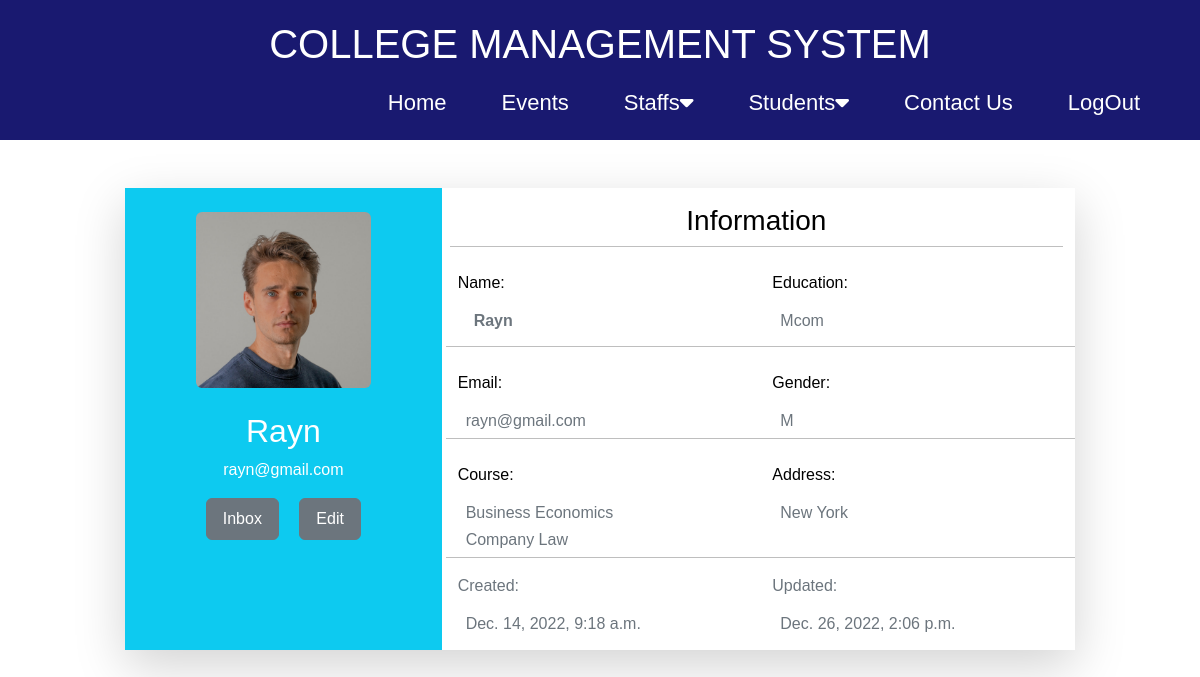
/staff-account/ (signed in), run on the app's committed database.
### college_management_app/models.py (models this page shows, shortened)
class Staffs(models.Model):
    GENDER_TYPE = (
        ('M', 'Male'), ('F', 'Female')
    )
    user = models.OneToOneField(User, on_delete=models.CASCADE, null=True, blank=True)
    name = models.CharField(max_length=100, null=True, blank=True)
    username = models.CharField(max_length=100, null=True, blank=True)
    email = models.EmailField(max_length=100, null=True, blank=True)
    gender = models.CharField(max_length=100, choices=GENDER_TYPE)
    education = models.CharField(max_length=100, null=True, blank=True)
    profile_img = models.ImageField(upload_to='Profile-img/', default='Profile-img/user-default.png', null=True, blank=True)
    bio = models.TextField(null=True, blank=True)
    address = models.CharField(max_length=200, null=True, blank=True)
    created = models.DateTimeField(auto_now_add=True)
    updated = models.DateTimeField(auto_now=True)
    id = models.UUIDField(default=uuid.uuid4, unique=True, primary_key=True, editable=False)

class Subjects(models.Model):
    name = models.CharField(max_length=20)
    course = models.ForeignKey(Courses, on_delete=models.CASCADE)
    staff = models.ForeignKey(Staffs, on_delete=models.SET_NULL, null=True, blank=True)

### college_management_app/views.py (the view)
# urls.py: path('staff-account/', StaffAccount, name='staff-account'),
@login_required(login_url='login')
def StaffAccount(request):
    staff = request.user.staffs
    subject = staff.subjects_set.all()
    context = {'staff':staff, 'subjects':subject}
    return render(request, 'staff_account.html', context)

### templates/staff_account.html
{% extends 'Base.html' %} {% block content %}
<div class="container">
  <div class="row d-flex justify-content-center">
    <div class="col-md-10 mt-5 border-2 shadow-lg">
      <div class="row z-depth-3">
        <div class="col-sm-4 bg-info rounded-left">
          <div class="card-block text-center text-white">
            <img
              src="{{staff.profile_img.url}}"
              class="fas fa-7x mt-4 rounded"
              style="width: 60%"
            />
            <h2 class="font-white-bold mt-4">{{staff.name}}</h2>
            <p>{{staff.email}}</p>
            <a href="{% url 'staff-inbox' %}"
              ><button class="btn btn-secondary rounded mx-2 mb-3 py-2 px-3">
                Inbox
              </button></a
            >
            <a href="{% url 'update-staff' staff.id %}">
              <button class="btn btn-secondary rounded mx-2 mb-3 py-2 px-3">
                Edit
              </button>
            </a>
          </div>
        </div>
        <div class="col-sm-8 bg-white rounded-right ps-2">
          <h3 class="mt-3 text-center">Information</h3>
          <hr class="badge-primary mt-0 center" />
          <div class="row ps-2">
            <div class="col-sm-6 pt-2">
              <p class="font-weigth-bold">Name:</p>
              <h6 class="text-muted ps-2">
                <strong class="ms-2">{{staff.name}}</strong>
              </h6>
            </div>
            <div class="col-sm-6 pt-2">
              <p class="font-weigth-bold">Education:</p>
              <h6 class="text-muted ps-2">{{staff.education}}</h6>
            </div>
            <hr class="bg-primary mt-2" />
            <div class="col-sm-6 pt-2">
              <p class="font-weigth-bold">Email:</p>
              <h6 class="text-muted ps-2">{{staff.email}}</h6>
            </div>
            <div class="col-sm-6 pt-2">
              <p class="font-weigth-bold">Gender:</p>
              <h6 class="text-muted ps-2">{{staff.gender}}</h6>
            </div>
            <hr class="bg-primary" />
            <div class="col-sm-6 pt-2">
              <p class="font-weigth-bold">Course:</p>
              {% for subject in subjects %}
              <h6 class="text-muted ps-2">{{subject.name}}</h6>
              {% endfor %}
            </div>
            <div class="col-sm-6 pt-2">
              <p class="font-weigth-bold">Address:</p>
              <h6 class="text-muted ps-2">{{staff.address}}</h6>
            </div>
            <hr class="bg-primary" />
            <div class="col-sm-6">
              <p class="font-weigth-bold text-muted">Created:</p>
              <h6 class="text-muted pb-2 ps-2">{{staff.created}}</h6>
            </div>
            <div class="col-sm-6">
              <p class="font-weigth-bold text-muted">Updated:</p>
              <h6 class="text-muted pb-2 ps-2">{{staff.updated}}</h6>
            </div>
          </div>
        </div>
      </div>
    </div>
  </div>
</div>
{% endblock content %}

### static/styles/app.css (style rules this page uses)
* { margin: 0; padding: 0; box-sizing: border-box; }
body { font-family: sans-serif; color: black; }

### data on the page
Staffs: profile_img (picture), name "Rayn", email "rayn@gmail.com", education "Mcom", gender "M", address "New York", created "Dec. 14, 2022, 9:18 a.m.", updated "Dec. 26, 2022, 2:06 p.m."
Subjects: name "Business Economics"
Subjects: name "Company Law"
